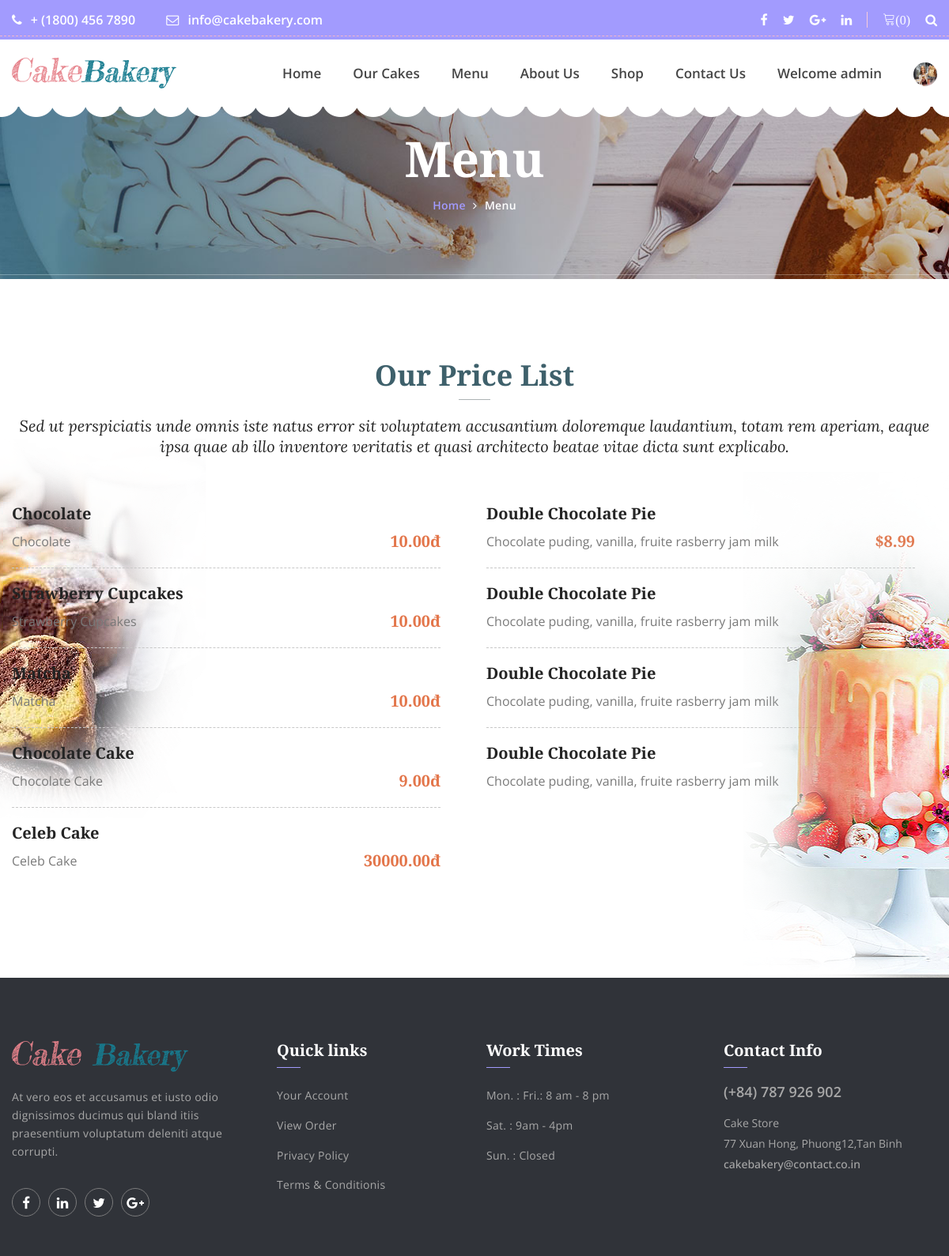
Page /menu.php (signed in) on the committed database.
### tables this page shows
CREATE TABLE `cake` (
  `cakeId` int(12) NOT NULL,
  `cakeName` varchar(255) NOT NULL,
  `cakePrice` decimal(10,2) NOT NULL,
  `cakeDesc` text NOT NULL,
  `cakeCategorieId` int(12) NOT NULL,
  `cakePubDate` datetime NOT NULL DEFAULT current_timestamp()
);

### menu.php (the view, shortened to what this page needs)
<?php
include './partials/_dbconnect.php';
include './partials/_nav.php';
?>
<section style="margin-top: 50px;" class="banner_area">
        	<div class="container">
        		<div class="banner_text">
        			<h3>Menu</h3>
        			<ul>
        				<li><a href="index.php">Home</a></li>
        				<li><a href="menu.php">Menu</a></li>
        			</ul>
        		</div>
        	</div>
        </section>
<section class="discover_menu_area menu_d_two">
        	<div class="discover_menu_inner">
        		<div class="container">
                <div class="single_pest_title">
        				<h2>Our Price List</h2>
        				<p>Sed ut perspiciatis unde omnis iste natus error sit voluptatem accusantium doloremque laudantium, totam rem aperiam, eaque ipsa quae ab illo inventore veritatis et quasi architecto beatae vitae dicta sunt explicabo.</p>
        			</div>
       				<div class="row">
       					<div class="col-lg-6">
       						<div class="discover_item_inner">
                   <?php
            $sql = "SELECT * FROM `cake` ";
            $result = mysqli_query($conn, $sql);
            while($row = mysqli_fetch_assoc($result)){
                $cakeName = $row['cakeName'];
                $cakePrice = $row['cakePrice'];
                $cakeDesc = $row['cakeDesc'];
                echo '<div class="discover_item">
                <h4>'.$cakeName.'</h4>
                <p>'.$cakeDesc.' <span>'.$cakePrice.'đ</span></p>
                </div>';
            }
            ?>
       						</div>
       					</div>
       					<div class="col-lg-6">
       						<div class="discover_item_inner">
       							<div class="discover_item">
									<h4>Double Chocolate Pie</h4>
									<p>Chocolate puding, vanilla, fruite rasberry jam milk <span>$8.99</span></p>
								</div>
       							<div class="discover_item">
									<h4>Double Chocolate Pie</h4>
									<p>Chocolate puding, vanilla, fruite rasberry jam milk <span>$8.99</span></p>
								</div>
       							<div class="discover_item">
									<h4>Double Chocolate Pie</h4>
									<p>Chocolate puding, vanilla, fruite rasberry jam milk <span>$8.99</span></p>
								</div>
       							<div class="discover_item">
									<h4>Double Chocolate Pie</h4>
									<p>Chocolate puding, vanilla, fruite rasberry jam milk <span>$8.99</span></p>
								</div>
       						</div>
       					</div>
       				</div>
        		</div>
        	</div>
        </section>
        <?php include './partials/_footer.php'  ?>

### rows in the picture
cake: cakeName "Chocolate", cakeDesc "Chocolate", cakePrice "10.00"
cake: cakeName "Strawberry Cupcakes", cakeDesc "Strawberry Cupcakes", cakePrice "10.00"
cake: cakeName "Matcha", cakeDesc "Matcha", cakePrice "10.00"
cake: cakeName "Chocolate Cake", cakeDesc "Chocolate Cake", cakePrice "9.00"
cake: cakeName "Celeb Cake", cakeDesc "Celeb Cake", cakePrice "30000.00"

### other values in the picture
$count "0"
$username "admin"
